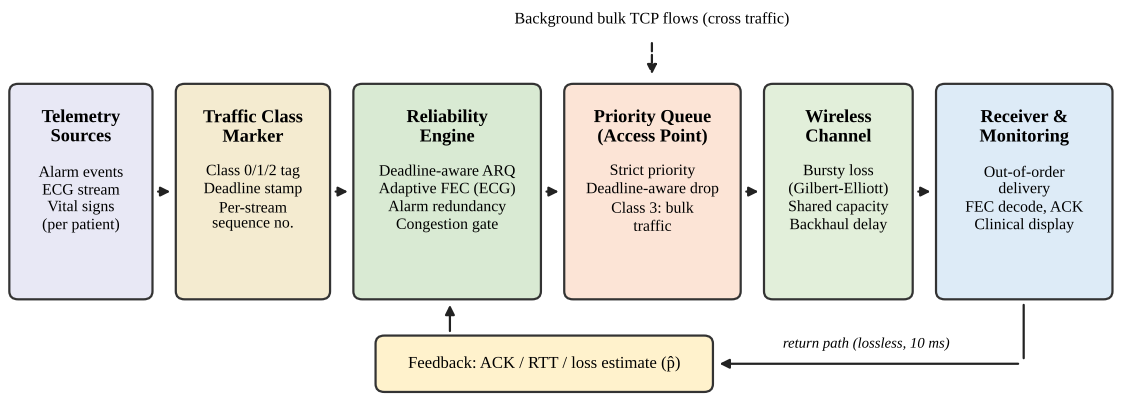

The Python source for this figure:
import matplotlib
matplotlib.use('Agg')
import matplotlib.pyplot as plt
from matplotlib.patches import FancyBboxPatch, FancyArrowPatch

plt.rcParams['font.family'] = 'serif'
plt.rcParams['font.serif'] = ['Times New Roman', 'Liberation Serif', 'DejaVu Serif']
fig, ax = plt.subplots(figsize=(7.16, 2.55))
ax.set_xlim(0, 100); ax.set_ylim(0, 39); ax.axis('off')

def box(x, y, w, h, title, lines, fc):
    ax.add_patch(FancyBboxPatch((x, y), w, h, boxstyle='round,pad=0.2,rounding_size=0.8',
                                fc=fc, ec='#333333', lw=0.8))
    ax.text(x + w / 2, y + h - 2.2, title, ha='center', va='top', fontsize=6.6, fontweight='bold')
    ax.text(x + w / 2, y + h - 7.6, '\n'.join(lines), ha='center', va='top', fontsize=5.7, linespacing=1.25)

def arrow(x1, y1, x2, y2, style='-|>', ls='-', rad=0.0):
    ax.add_patch(FancyArrowPatch((x1, y1), (x2, y2), arrowstyle=style, mutation_scale=7,
                                 lw=0.8, color='#222222', linestyle=ls,
                                 connectionstyle='arc3,rad=%s' % rad))

H = 21; Y = 10
box(0.5,  Y, 12.5, H, 'Telemetry\nSources', ['Alarm events', 'ECG stream', 'Vital signs', '(per patient)'], '#E8E8F5')
box(15.5, Y, 13.5, H, 'Traffic Class\nMarker', ['Class 0/1/2 tag', 'Deadline stamp', 'Per-stream', 'sequence no.'], '#F4EBD0')
box(31.5, Y, 16.5, H, 'Reliability\nEngine', ['Deadline-aware ARQ', 'Adaptive FEC (ECG)', 'Alarm redundancy', 'Congestion gate'], '#D9EAD3')
box(50.5, Y, 15.5, H, 'Priority Queue\n(Access Point)', ['Strict priority', 'Deadline-aware drop', 'Class 3: bulk', 'traffic'], '#FCE4D6')
box(68.5, Y, 13.0, H, 'Wireless\nChannel', ['Bursty loss', '(Gilbert-Elliott)', 'Shared capacity', 'Backhaul delay'], '#E2EFDA')
box(84.0, Y, 15.5, H, 'Receiver &\nMonitoring', ['Out-of-order', 'delivery', 'FEC decode, ACK', 'Clinical display'], '#DDEBF7')

for x1, x2 in [(13.2, 15.3), (29.2, 31.3), (48.2, 50.3), (66.2, 68.3), (81.7, 83.8)]:
    arrow(x1, Y + H / 2, x2, Y + H / 2)

# feedback path
ax.add_patch(FancyBboxPatch((33.5, 0.8), 30, 5.2, boxstyle='round,pad=0.2,rounding_size=0.8',
                            fc='#FFF2CC', ec='#333333', lw=0.8))
ax.text(48.5, 3.4, 'Feedback: ACK / RTT / loss estimate (p̂)', ha='center', va='center', fontsize=6.0)
arrow(91.7, Y - 0.2, 91.7, 3.4, style='-')
arrow(91.7, 3.4, 63.8, 3.4)
arrow(40.0, 6.1, 40.0, Y - 0.2)
ax.text(70, 5.0, 'return path (lossless, 10 ms)', fontsize=5.3, style='italic', ha='left')

# cross traffic
ax.text(58.2, 37.2, 'Background bulk TCP flows (cross traffic)', ha='center', fontsize=5.8)
arrow(58.2, 35.8, 58.2, Y + H + 0.6, ls='--')
fig.savefig('figs/fig_arch.pdf', bbox_inches='tight', pad_inches=0.03)
fig.savefig('figs/fig_arch.png', dpi=200, bbox_inches='tight', pad_inches=0.03)
